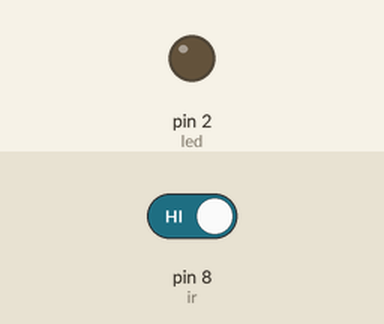
This sketch was run on a simulated Arduino Uno, built with avr-gcc and run on an emulated ATmega328P. Shown: output pins drawn as LEDs (lit = HIGH). The inputs (shaded band) are chosen by the test bench; at power-on: pin 8 (ir) HIGH.

Above: at 1.2 s.
1.3 s: pin 8 (ir) driven LOW
At 1.7 s:
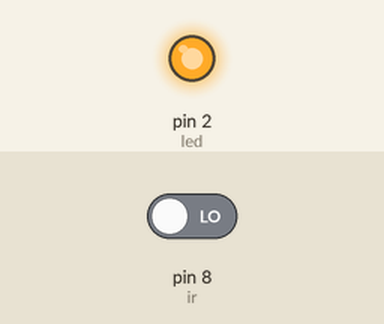
2.8 s: pin 8 (ir) driven HIGH
At 4.0 s:
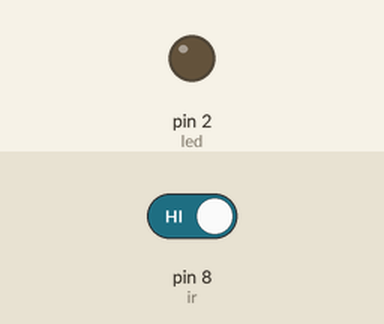
Timing chart, 0 to 5.8 s (numbered marks = the images above; inputs shaded):
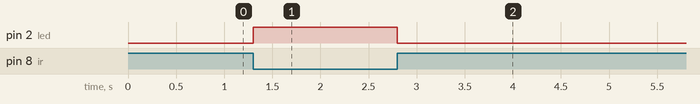

Measured:
- after the input at 1.3 s, pin 2 (led): LOW → HIGH at once
- after the input at 2.8 s, pin 2 (led): HIGH → LOW at once

The sketch:

06_IR_LED_Control.ino
```cpp
// IR Sensor with LED Control
int ir = 8;
int led = 2;

void setup()
{
  pinMode(ir, INPUT);
  pinMode(led, OUTPUT);
}

void loop()
{
  int val = digitalRead(ir);

  if (val == LOW)
  {
    digitalWrite(led, HIGH);
  }
  else
  {
    digitalWrite(led, LOW);
  }
}
```
